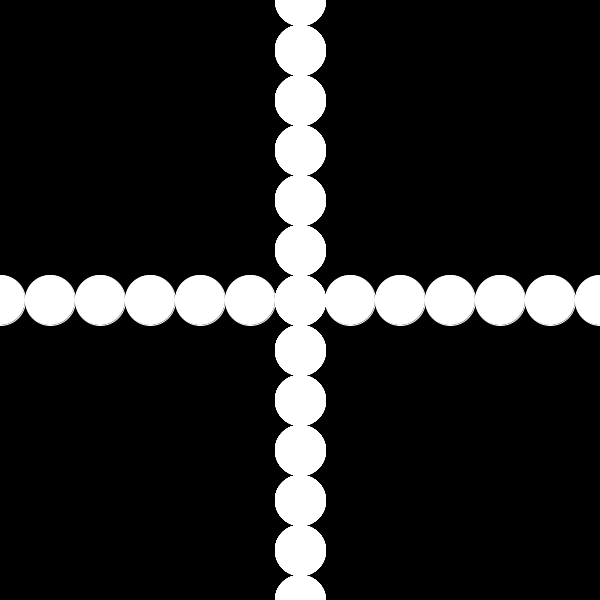
Frame 1 (no input)
Frame 60 (the mouse pressed at the canvas centre just before this capture): identical to frame 1, image omitted
Frame 120 (the mouse held since frame 60 and released just before this capture): identical to frame 1, image omitted

The Processing sketch that drew this single still picture (run headless with seeded random() and noise(); from frame 60 on, the mouse is pressed at the canvas centre):

// Processing sketch: For_loop
// ── For_loop.pde
void setup(){
  size(600,600);
}

void draw(){
  background(0);
  println(mouseY);
  stroke(255);
  //loops
   for (int x = 0; x <= width; x += 50) {
  ellipse(x,height/2,50,50);
   for (int y = 0; y <= height; y += 50) {
  ellipse(width/2,y,50,50);
   }
   }
}
